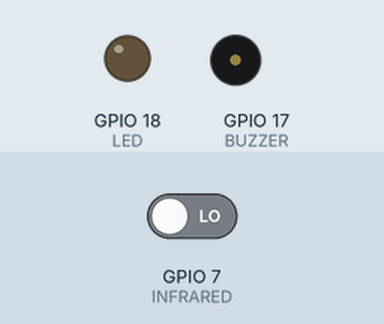
This program was run on a simulated Raspberry Pi (BCM pin numbers). Parts: output pins drawn as LEDs (lit = HIGH), buzzer (waves = sounding, pin HIGH). The inputs (shaded band) are chosen by the test bench; at power-on: GPIO 7 (INFRARED) LOW.

Above: at 1.2 s.
1.3 s: GPIO 7 (INFRARED) driven HIGH
At 2.1 s:
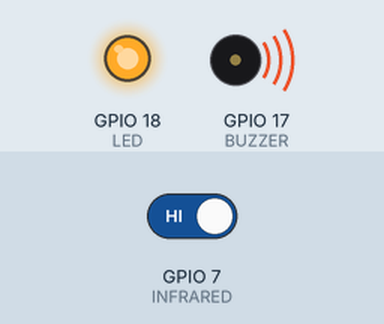
2.8 s: GPIO 7 (INFRARED) driven LOW
At 3.2 s:
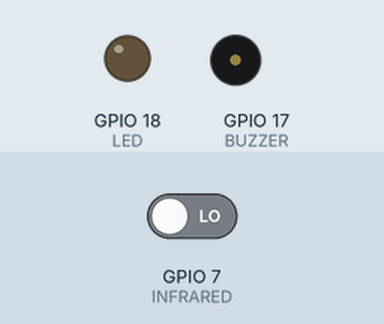
Timing chart, 0 to 5.8 s (numbered marks = the images above; inputs shaded):
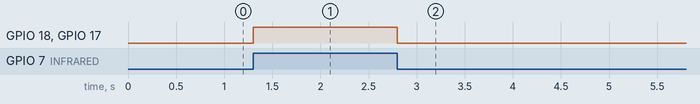

The program:

buzzer_test.py
```python
import RPi.GPIO as GPIO

INFRARED = 7 #BCM.7 (wPi. 11, Physical.26)
BUZZER = 17 #BCM.17 (wPi. 0, Physical.11)
LED = 18 #BCM.18 (wPi. 1, Physical.12)

GPIO.setmode(GPIO.BCM)
GPIO.setwarnings(False)
GPIO.setup(INFRARED, GPIO.IN)
GPIO.setup(BUZZER, GPIO.OUT)
GPIO.setup(LED, GPIO.OUT)

try:
    while True:
        if GPIO.input(INFRARED) == 1:
            GPIO.output(BUZZER, True)
            GPIO.output(LED, True)
        else :
            GPIO.output(BUZZER, False)
            GPIO.output(LED, False)
except:
    GPIO.cleanup()
    print("end")
```

Measured:
- after the input at 1.3 s, GPIO 18 (LED), GPIO 17 (BUZZER): LOW → HIGH at once
- after the input at 2.8 s, GPIO 18 (LED), GPIO 17 (BUZZER): HIGH → LOW at once
